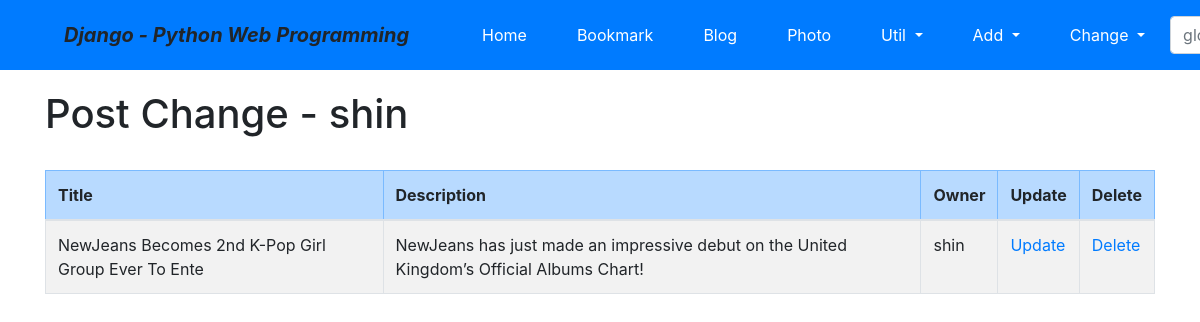
/blog/change/ (signed in), run on the app's committed database.
### blog/models.py (models this page shows, shortened)
class Post(models.Model):
    title = models.CharField(verbose_name='TITLE', max_length=50)
    slug = models.SlugField('SLUG', unique=True, allow_unicode=True, help_text='one word for title alias.')
    description = models.CharField('DESCRIPTION', max_length=100, blank=True, help_text='simple description text.')
    content = models.TextField('CONTENT')
    create_dt = models.DateTimeField('CREATE DATE', auto_now_add=True)
    modify_dt = models.DateTimeField('MODIFY DATE', auto_now=True)
    tags = TaggableManager(blank=True)
    owner = models.ForeignKey(User, on_delete=models.CASCADE, verbose_name='OWNER', blank=True, null=True)
    class Meta:
        verbose_name = 'post'
        verbose_name_plural = 'posts'
        db_table = 'blog_posts'
        ordering = ('-modify_dt',)

### blog/views.py (the view)
# urls.py: path('change/', views.PostChangeLV.as_view(), name="change",),
class PostChangeLV(LoginRequiredMixin, ListView):
    template_name = 'blog/post_change_list.html'
    def get_queryset(self):
        return Post.objects.filter(owner=self.request.user)

### blog/templates/blog/post_change_list.html (shortened to what this page needs)
{% extends "base.html" %}
{% load widget_tweaks %}
{% block content %}
    <h1>Post Change - {{user}}</h1>
    <br>
    <table class="table table-bordered table-condensed table-striped">
        <thead>
            <tr class="table-primary">
                <th>Title</th>
                <th>Description</th>
                <th>Owner</th>
                <th>Update</th>
                <th>Delete</th>
            </tr>
        </thead>
        <tbody>
            {% for item in object_list %}
            <tr>
                <td>{{ item.title }}</td>
                <td>{{ item.description }}</td>
                <td>{{ item.owner }}</td>
                <td><a href="{% url 'blog:update' item.id %}">Update</a></td>
                <td><a href="{% url 'blog:delete' item.id %}">Delete</a></td>
            </tr>
            {% endfor %}
        </tbody>
    </table>
{% endblock %}

### data on the page
Post: title "NewJeans Becomes 2nd K-Pop Girl Group Ever To Ente", description "NewJeans has just made an impressive debut on the United Kingdom’s Official Albums Chart!", owner "shin"

### other printed values
{{ user }} "shin"
